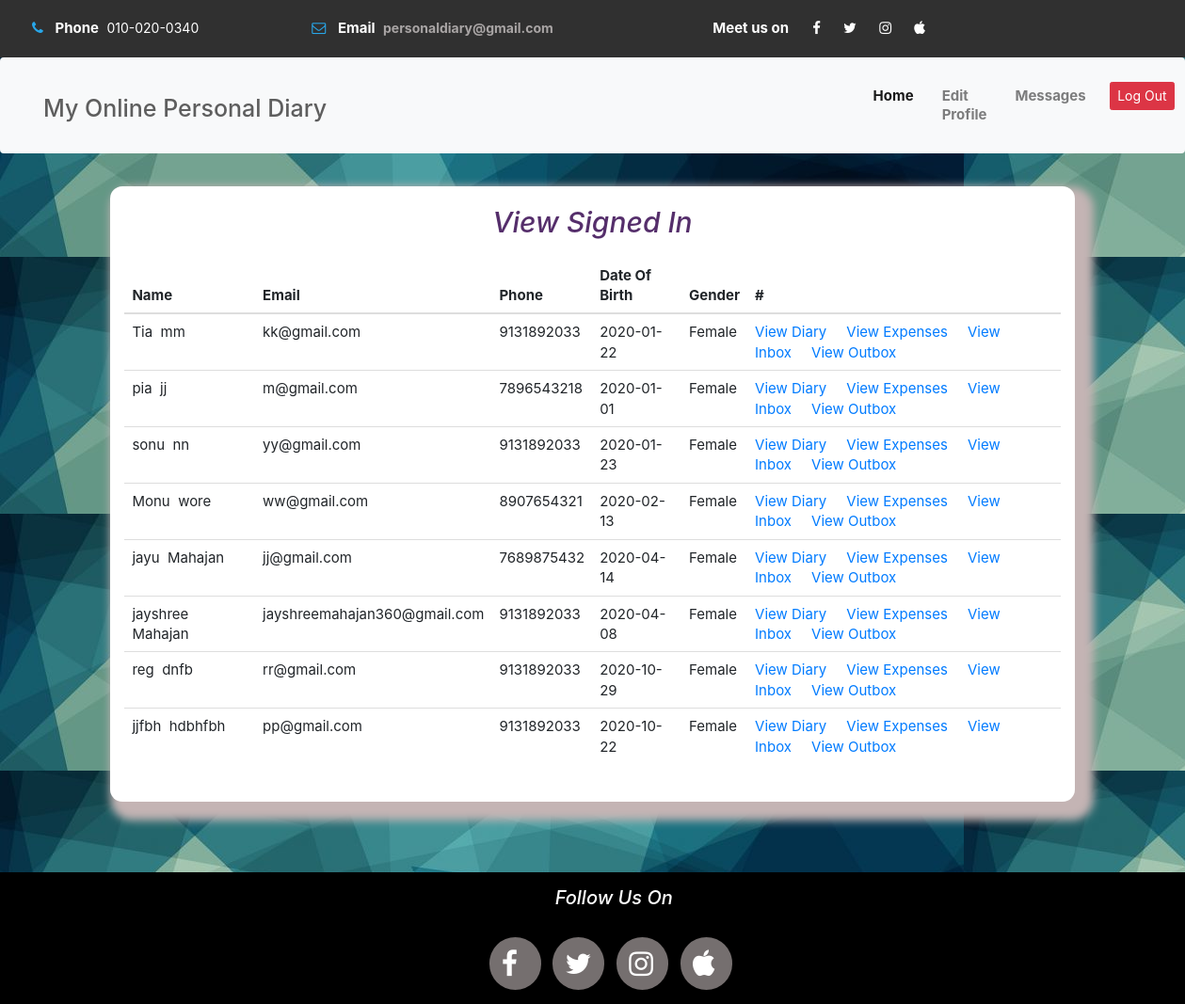
Page /admin/admin_welcome.php (signed in) on the committed database.
### tables this page shows
CREATE TABLE IF NOT EXISTS `reg` (
  `Id` int(255) NOT NULL AUTO_INCREMENT,
  `Name` varchar(255) NOT NULL,
  `Lname` varchar(255) NOT NULL,
  `Email` varchar(255) NOT NULL,
  `Phone` varchar(255) NOT NULL,
  `Password` varchar(255) NOT NULL,
  `Date_of_birth` varchar(255) NOT NULL,
  `Gender` varchar(255) NOT NULL,
  `Image` varchar(255) NOT NULL,
  PRIMARY KEY (`Id`)
);

### admin/admin_welcome.php (the view, shortened to what this page needs)
<?php
if($_SESSION['username']==true)
{
include("header.php");
	$reg_query=mysql_query("select * from reg");
	$reg_num=mysql_num_rows($reg_query);
?>
	<body style="background-image:url('image/diary11.jpg');overflow-y: scroll;
overflow-x: hidden;">
<div class="container-fluid">
  <div class="row">
    <div class="col-lg-12"><br>
	   <div class="col-lg-1"></div>
	  <div class="col-lg-10" style="background-color:white;border-radius:13px;box-shadow:10px 10px 10px 10px #c4b4b4;">
	   <h1 class="text-center" style="margin-top:20px;font-size:30px;color:#552e6b;">
	 <i>View Signed In</i></h1><br>
	<form method="post">
	 <div>
	    <table class="table" style="font-size:15px;">
  <thead>
    <tr>
      <th scope="col">Name</th>
      <th scope="col">Email</th>
      <th scope="col">Phone</th>
      <th scope="col">Date Of Birth</th>
      <th scope="col">Gender</th>
      <th scope="col">#</th>
    </tr>
  </thead>
  <tbody>
  <?php
for($i=1;$i<=$reg_num;$i++)
{
	$reg_fetch=mysql_fetch_array($reg_query);
?>
<tr>
<td><?php echo $reg_fetch['Name'];?>&nbsp;&nbsp;<?php echo $reg_fetch['Lname'];?>
<td><?php echo $reg_fetch['Email'];?></td>
<td><?php echo $reg_fetch['Phone'];?></td>
<td><?php echo $reg_fetch['Date_of_birth'];?></td>
<td><?php echo $reg_fetch['Gender'];?></td>
<td><a href="view_diary.php?diary=<?php echo $reg_fetch['Id'];?>">View Diary</a>&nbsp;&nbsp;&nbsp;&nbsp;
<a href="view_expenses.php?expenses=<?php echo $reg_fetch['Id'];?>">View Expenses</a>&nbsp;&nbsp;&nbsp;&nbsp;
<a href="view_inbox.php?inbox=<?php echo $reg_fetch['Id'];?>">View Inbox</a>&nbsp;&nbsp;&nbsp;&nbsp;
<a href="view_outbox.php?outbox=<?php echo $reg_fetch['Id'];?>">View Outbox</a></td>
</tr>
<?php
}
  ?>
  </tbody>
</table>
<br>
	 </div><br>
	</form>
	  </div>
    </div>
  </div>
</div><br><br><br><br><br>
</body>
<?php
include("footer.php");
}
else
{
	echo "You are not logged In";
}
?>

### rows in the picture
reg: Name "Tia", Lname "mm", Email "kk@gmail.com", Phone "9131892033", Date_of_birth "2020-01-22", Gender "Female"
reg: Name "pia", Lname "jj", Email "m@gmail.com", Phone "7896543218", Date_of_birth "2020-01-01", Gender "Female"
reg: Name "sonu", Lname "nn", Email "yy@gmail.com", Phone "9131892033", Date_of_birth "2020-01-23", Gender "Female"
reg: Name "Monu", Lname "wore", Email "ww@gmail.com", Phone "8907654321", Date_of_birth "2020-02-13", Gender "Female"
reg: Name "jayu", Lname "Mahajan", Email "jj@gmail.com", Phone "7689875432", Date_of_birth "2020-04-14", Gender "Female"
reg: Name "jayshree", Lname "Mahajan", Email "jayshreemahajan360@gmail.com", Phone "9131892033", Date_of_birth "2020-04-08", Gender "Female"
reg: Name "reg", Lname "dnfb", Email "rr@gmail.com", Phone "9131892033", Date_of_birth "2020-10-29", Gender "Female"
reg: Name "jjfbh", Lname "hdbhfbh", Email "pp@gmail.com", Phone "9131892033", Date_of_birth "2020-10-22", Gender "Female"
